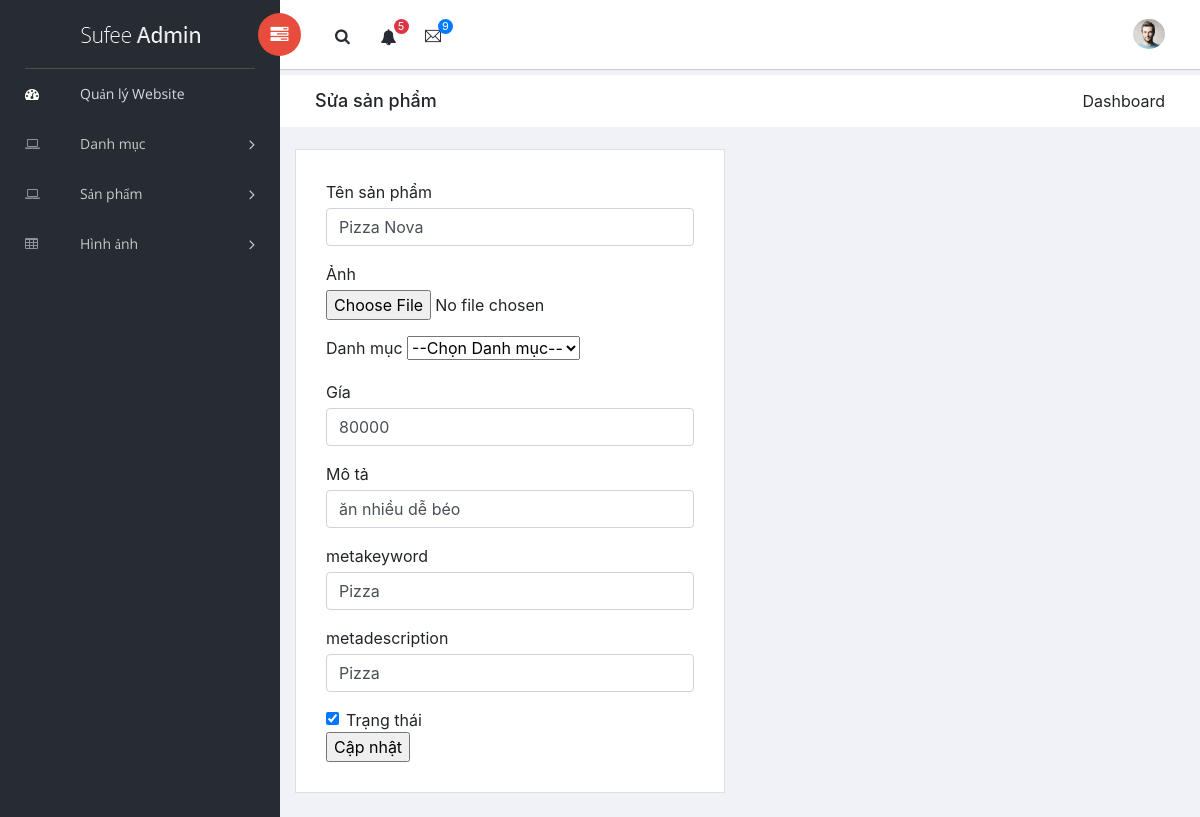
/admin/index.php?view=editproducts&id=6, run on the app's committed database.
### tables this page shows
CREATE TABLE `tbl_products` (
  `proid` int(11) NOT NULL AUTO_INCREMENT,
  `catid` int(11) NOT NULL,
  `proname` varchar(255) NOT NULL,
  `proprice` int(100) NOT NULL,
  `image` varchar(255) NOT NULL,
  `description` text,
  `metakeyword` varchar(255) DEFAULT NULL,
  `metadescription` varchar(255) DEFAULT NULL,
  `status` tinyint(1) NOT NULL,
  `datecreate` datetime NOT NULL,
  PRIMARY KEY (`proid`)
);

### admin/modules/editproducts.php (the view, shortened to what this page needs)
 <div class="breadcrumbs">
    <div class="col-sm-4">
        <div class="page-header float-left">
            <div class="page-title">
                <h1>Sửa sản phẩm</h1>
            </div>
        </div>
    </div>
    <div class="col-sm-8">
        <div class="page-header float-right">
            <div class="page-title">
                <ol class="breadcrumb text-right">
                    <li class="active">Dashboard</li>
                </ol>
            </div>
        </div>
    </div>
</div>
<?php
if(isset($_GET["id"])){
    $id = $_GET["id"];
    $sqlSelect = "SELECT * FROM tbl_products WHERE proid = $id";
    $result = mysqli_query($conn,$sqlSelect) or die("Lỗi truy vấn sửa");
    $rowEdit = mysqli_fetch_row($result);
}
?>
<div class="content mt-3">
    <div class="animated fadeIn">
        <div class="row">
            <div class="col-lg-6">
                <div class="card">
                    <div class="card-body">
                        <div id="pay-invoice">
                            <div class="card-body">
                                <form action="" method="post" enctype="multipart/form-data">
                                    <div class="form-group">
                                        <label for="cc-payment" class="control-label mb-1">Tên sản phẩm</label>
                                        <input id="proname" value="<?php echo $rowEdit[2] ?>" name="proname"  type="text" class="form-control"/>
                                    </div>
                                    <div class="form-group">
                                        <label for="cc-payment" class="control-label mb-1">Ảnh</label>
                                        <input id="image" value="<?php echo $rowEdit[4] ?>" name="image" type="file" />
                                    </div>
                                    <div class="form-group">
                                        <label for="cc-payment" class="control-label mb-1">Danh mục</label>
                                        <select name="catid" id="catid">
                                            <option value="">--Chọn Danh mục--</option>
                                        </select>
                                    </div>
                                    <div class="form-group">
                                        <label for="cc-payment" class="control-label mb-1">Gía</label>
                                        <input id="proprice" value="<?php echo $rowEdit[3] ?>" name="proprice"  type="text" class="form-control"/>
                                    </div>
                                    <div class="form-group">
                                        <label for="cc-payment" class="control-label mb-1">Mô tả</label>
                                        <input id="description" value="<?php echo $rowEdit[5] ?>" name="description"  type="text" class="form-control"/>
                                    </div>
                                    <div class="form-group">
                                        <label for="cc-payment" class="control-label mb-1">metakeyword</label>
                                        <input id="metakeyword" value="<?php echo $rowEdit[6] ?>" name="metakeyword"  type="text" class="form-control"/>
                                    </div>
                                    <div class="form-group">
                                        <label for="cc-payment" class="control-label mb-1">metadescription</label>
                                        <input id="metadescription" value="<?php echo $rowEdit[7] ?>" name="metadescription"  type="text" class="form-control"/>
                                    </div>
                                    <div class="form-check">
                                        <div class="checkbox">
                                            <label for="checkbox1" class="form-check-label ">
                                                <input type="checkbox" id="status" <?php echo ($rowEdit[8])?"checked":""; ?> name="status" value="1" class="form-check-input" />Trạng thái
                                            </label>
                                        </div>
                                    </div>
                                    <div>
                                       <input type="submit" value="Cập nhật" name="addNew" />
                                   </div>
                               </form>
                           </div>
                       </div>
                   </div>
               </div>
           </div>
       </div>
   </div>
</div>

### data on the page
tbl_products: proname "Pizza Nova", proprice "80000", description "ăn nhiều dễ béo", metakeyword "Pizza", metadescription "Pizza", status "☑"
